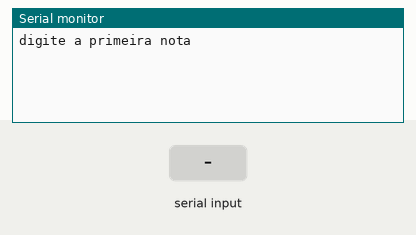
Simulated run of this sketch. Board: Arduino Uno, built with avr-gcc and run on an emulated ATmega328P. On the bench: the last lines printed to the serial monitor. The test bench sets the inputs (shaded band).

Above: at 1.2 s.
1.3 s: "90,45,200\n" received over Serial
At 2.1 s:
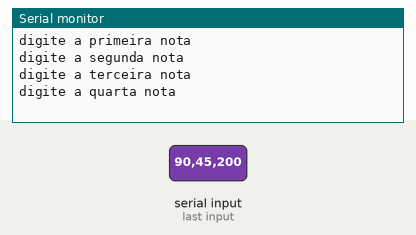
At 3.2 s:
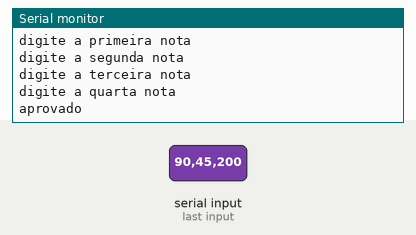

The sketch:

exercicio_151.ino
```cpp
/*
Faça um programa que receba 4 notas de um aluno, calcule e imprima a média
aritmética das notas e a mensagem de APROVADO para média superior ou igual a
7,0 RECUPERAÇÃO para notas entre 5.0 e 7,0 ou a mensagem de REPROVADO
para média inferior a 5,0.
*/

// C++ code
//
float n1, n2, n3, n4, media;//cria as 5 variaveis de uma vez so e inicializa
void setup()
{
Serial.begin(9600);
}

void loop()
{
 //entrada
  Serial.println("digite a primeira nota");
  while (!Serial.available());
  n1 = Serial.parseFloat();

  Serial.println("digite a segunda nota");
  while (!Serial.available());
  n2 = Serial.parseFloat();

  Serial.println("digite a terceira nota");
  while (!Serial.available());
  n3 = Serial.parseFloat();

  Serial.println("digite a quarta nota");
  while (!Serial.available());
  n4 = Serial.parseFloat();

  //processamento
    media = (n1 + n2 + n3 + n4 ) / 4;

  if(media >= 7) {
  Serial.println("aprovado");
  } else if(media >= 5) {
  Serial.println ("recuperacao");
 } else {
  Serial.println ("reprovado");
  }
  delay(5000);
  Serial.println();
}
```

Measured:
- after the input at 1.3 s, the serial monitor: prints a new line at once (image 1)
